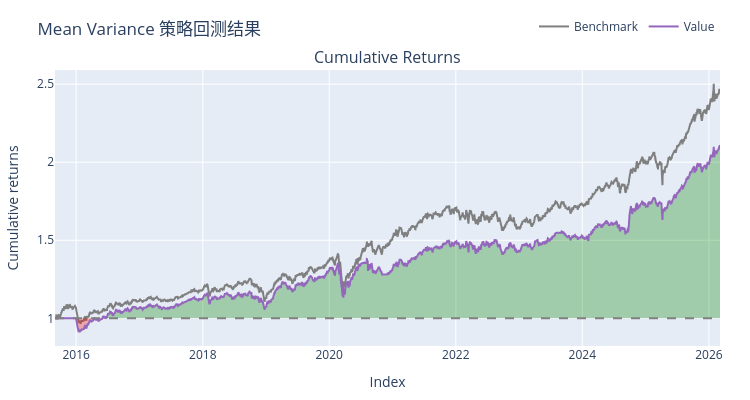

Notebook source saved alongside this figure:
### Markdown cell above
## 3. 均值方差策略回测

### Code cell
# 创建均值方差策略（最大化夏普比率）
mv_strategy = MeanVarianceStrategy(
    lookback=60,
    rebalance_freq='ME'
)

# 运行回测
mv_result = engine.run(mv_strategy, price_df)

# 可视化
mv_viz = BacktestVisualizer(mv_result)
mv_viz.print_metrics()
mv_viz.plot_summary()

### Figure 1 — Plotly figure (JSON) as saved in the notebook; plotly's stock layout.template omitted (floating-point values rounded to 4 significant figures; data arrays with more than 128 entries replaced by an {"elided": "..."} marker saying what was removed)
{"data": [{"legendgroup": "0", "line": {"color": "#7f7f7f"}, "name": "Benchmark", "showlegend": true, "type": "scatter", "uid": "5ad60ae6-4732-48d9-91ea-f5d04d0f6368", "x": {"elided": "2550 str values"}, "xaxis": "x", "y": {"elided": "2550 float values"}, "yaxis": "y"}, {"hoverinfo": "skip", "legendgroup": "1", "line": {"color": "rgba(0, 0, 0, 0)", "width": 0}, "opacity": 0, "showlegend": false, "type": "scatter", "uid": "1ad6ed80-d3bc-4dac-a5a9-7dfa5197eddd", "x": {"elided": "2550 str values"}, "xaxis": "x", "y": {"elided": "2550 int values"}, "yaxis": "y"}, {"connectgaps": false, "fill": "tonexty", "fillcolor": "rgba(0, 128, 0, 0.3)", "hoverinfo": "skip", "legendgroup": "1", "line": {"color": "rgba(0, 0, 0, 0)", "width": 0}, "opacity": 0, "showlegend": false, "type": "scatter", "uid": "907bbc1c-c360-4efd-8a11-4f12f81066ec", "x": {"elided": "2550 str values"}, "xaxis": "x", "y": {"elided": "2550 float values"}, "yaxis": "y"}, {"hoverinfo": "skip", "legendgroup": "1", "line": {"color": "rgba(0, 0, 0, 0)", "width": 0}, "opacity": 0, "showlegend": false, "type": "scatter", "uid": "8328f884-4ebc-4d52-93f4-917abff8a005", "x": {"elided": "2550 str values"}, "xaxis": "x", "y": {"elided": "2550 int values"}, "yaxis": "y"}, {"connectgaps": false, "fill": "tonexty", "fillcolor": "rgba(255, 0, 0, 0.3)", "hoverinfo": "skip", "legendgroup": "1", "line": {"color": "rgba(0, 0, 0, 0)", "width": 0}, "opacity": 0, "showlegend": false, "type": "scatter", "uid": "e690659c-6812-4b80-b3ea-d5432211ca9d", "x": {"elided": "2550 str values"}, "xaxis": "x", "y": {"elided": "2550 float values"}, "yaxis": "y"}, {"legendgroup": "2", "line": {"color": "#9467bd"}, "name": "Value", "showlegend": true, "type": "scatter", "uid": "ac73123d-8c23-4cad-a745-38529eecfe81", "x": {"elided": "2550 str values"}, "xaxis": "x", "y": {"elided": "2550 float values"}, "yaxis": "y"}, {"hoverinfo": "skip", "legendgroup": "1", "line": {"color": "rgba(0, 0, 0, 0)", "width": 0}, "opacity": 0, "showlegend": false, "type": "scatter", "uid": "3422c42c-3b34-4502-9100-73f833bef647", "x": {"elided": "2550 str values"}, "xaxis": "x", "y": {"elided": "2550 int values"}, "yaxis": "y"}], "layout": {"annotations": [{"font": {"size": 16}, "showarrow": false, "text": "Cumulative Returns", "x": 0.5, "xanchor": "center", "xref": "paper", "y": 1, "yanchor": "bottom", "yref": "paper"}], "height": 400, "legend": {"orientation": "h", "traceorder": "normal", "x": 1, "xanchor": "right", "y": 1.105, "yanchor": "bottom"}, "margin": {"b": 30, "l": 30, "r": 30, "t": 30}, "shapes": [{"line": {"color": "gray", "dash": "dash"}, "type": "line", "x0": 0, "x1": 1, "xref": "paper", "y0": 1, "y1": 1, "yref": "y"}], "showlegend": true, "title": {"text": "Mean Variance 策略回测结果"}, "width": 750, "xaxis": {"anchor": "y", "domain": [0, 1], "title": {"text": "Index"}}, "yaxis": {"anchor": "x", "domain": [0, 1], "title": {"text": "Cumulative returns"}}}}
